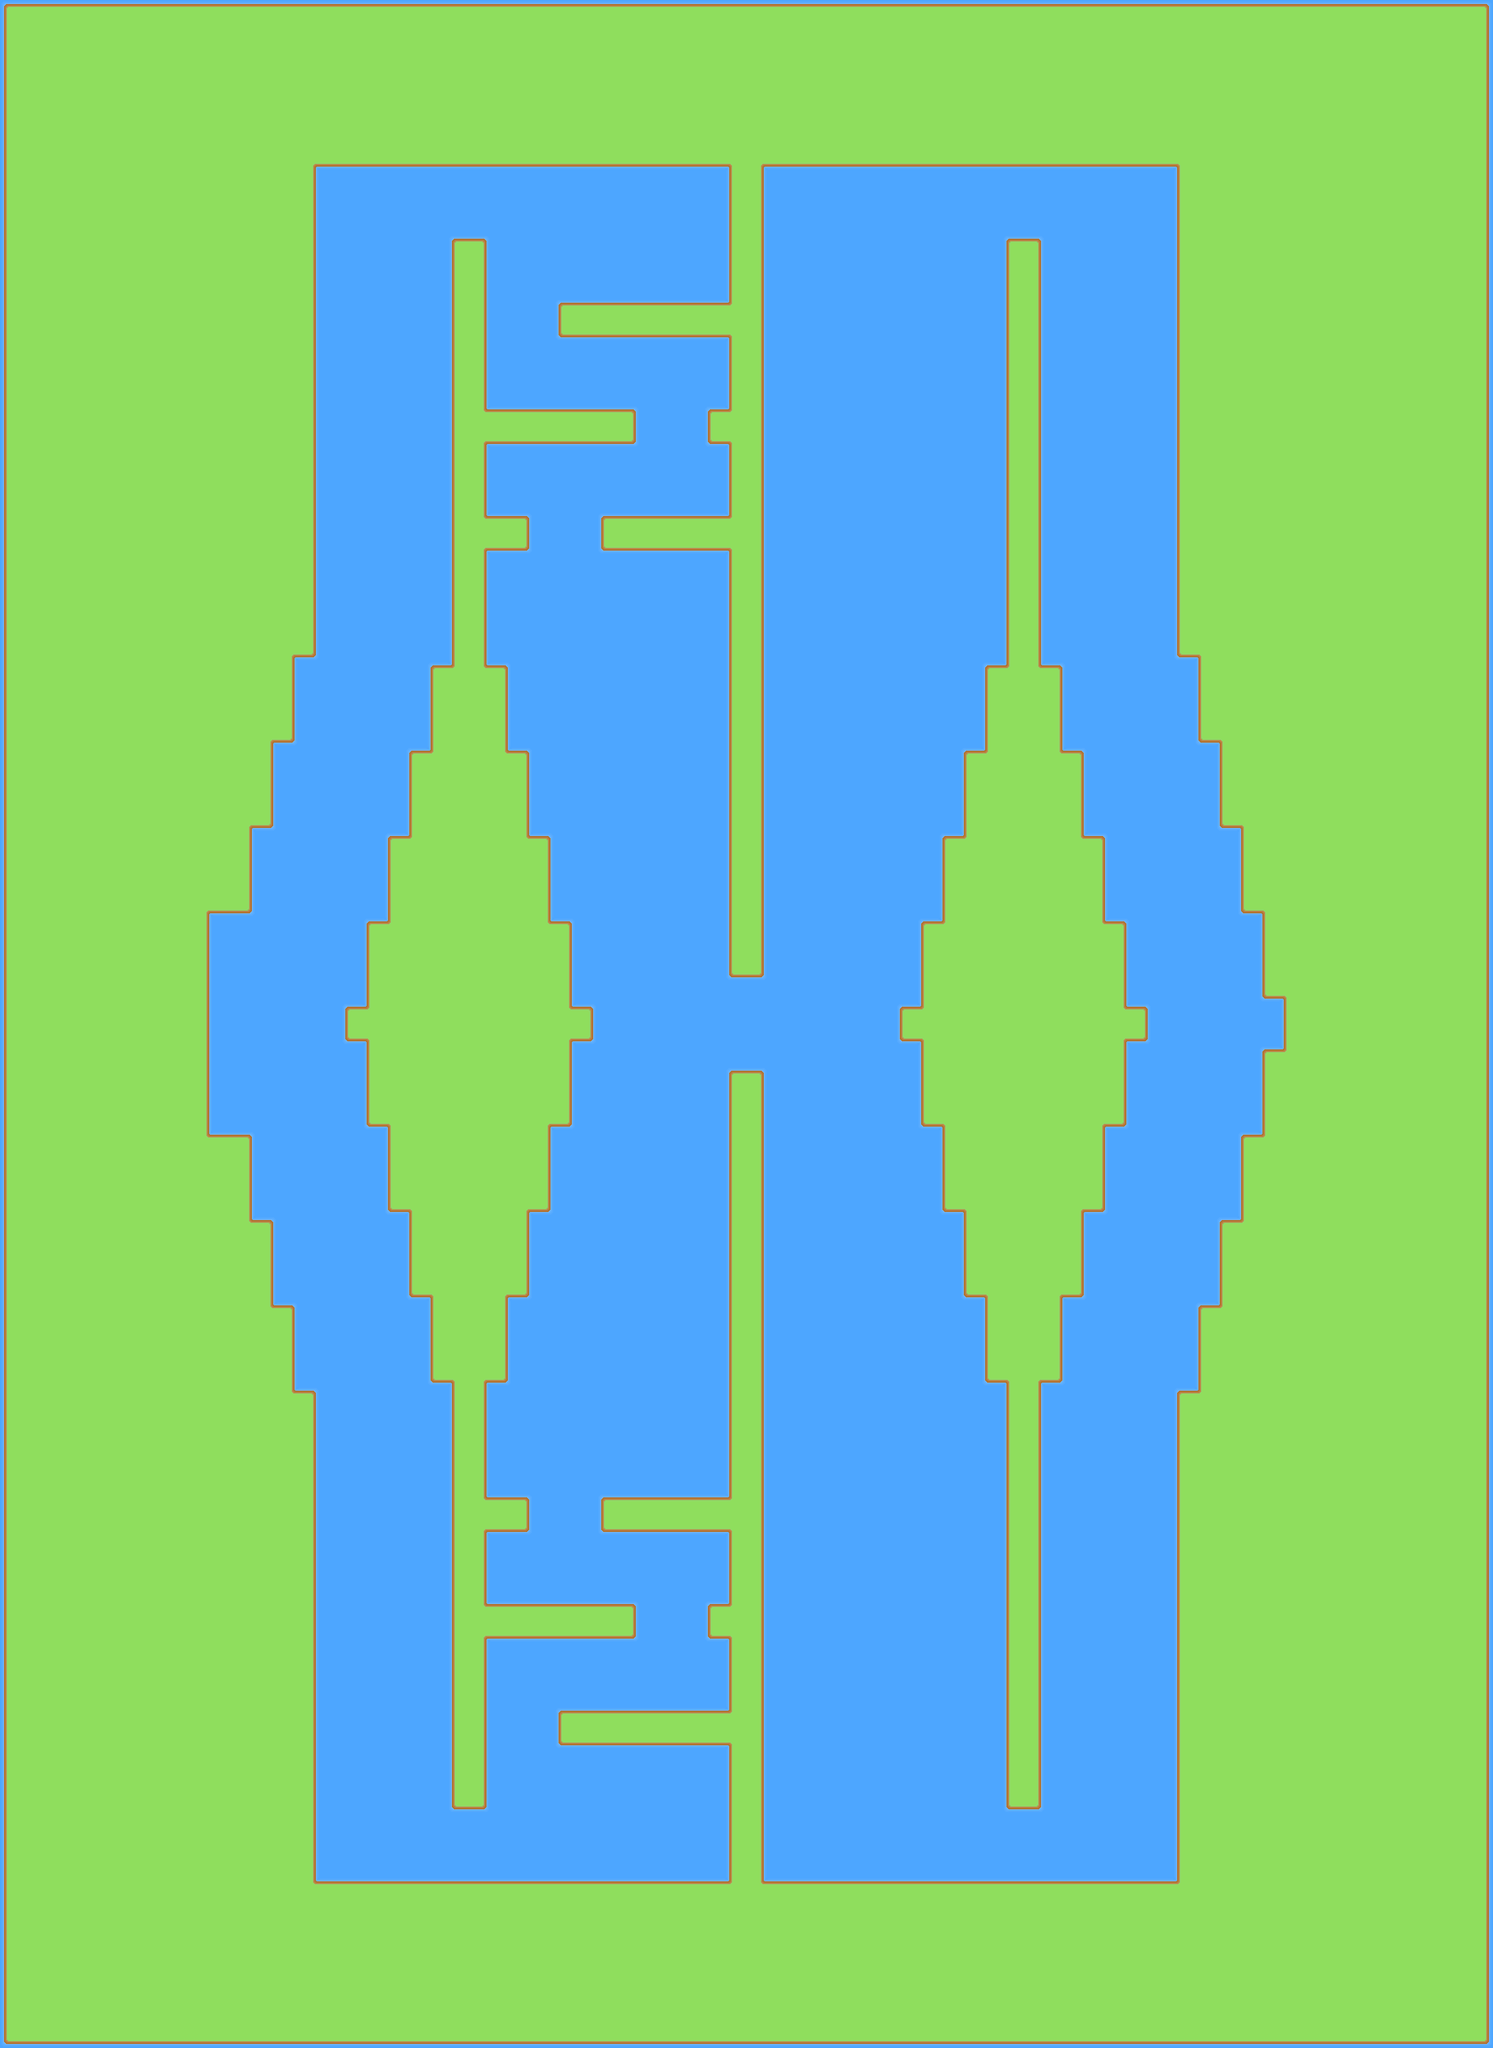

Tiled map render using the project's own tile images. Description and the map definition, with tile-layer contents summarised, below:
An orthogonal 70x96 tile map with 32x32 px tiles, 1 tile layer (Tile Layer 1).

<map version="1.10" tiledversion="1.11.2" orientation="orthogonal" renderorder="right-down" width="70" height="96" tilewidth="32" tileheight="32" infinite="0" nextlayerid="2" nextobjectid="1">
 <tileset firstgid="1" source="../Tilesets/TSXs/Overworld 1.tsx" />
 <layer id="1" name="Tile Layer 1" width="70" height="96">
  <data>[6720 cells, 6720 non-empty, 15 distinct tile ids]</data>
 </layer>
</map>
